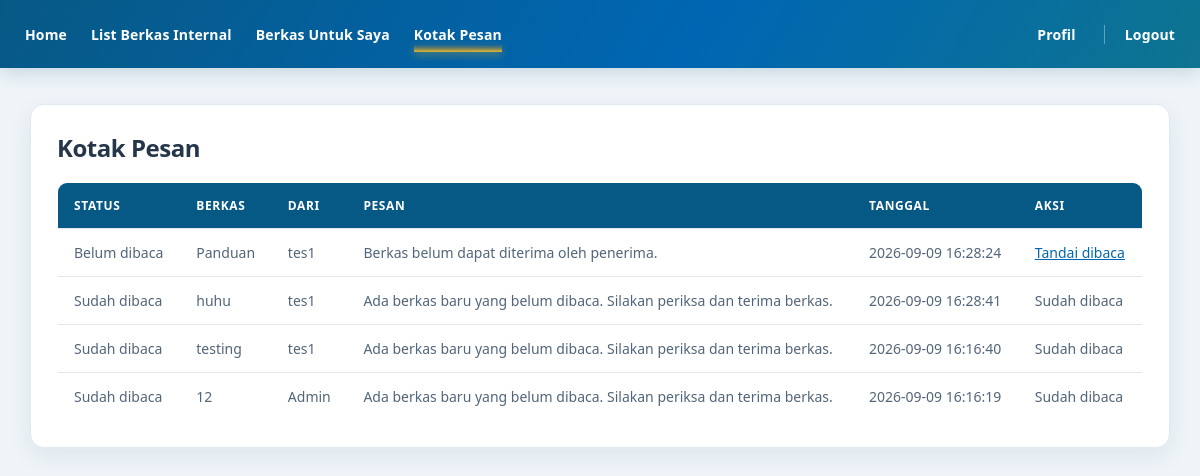
The app's page /index.php?aksi=kotakPesan (signed in) with its own data.
### tables this page shows
CREATE TABLE `pesan_berkas` (
  `id_pesan` int NOT NULL,
  `id_berkas` int NOT NULL,
  `id_pengirim` int NOT NULL,
  `id_penerima` int NOT NULL,
  `jenis` varchar(30) NOT NULL,
  `pesan` text NOT NULL,
  `sudah_dibaca` tinyint(1) NOT NULL DEFAULT '0',
  `dibuat_pada` timestamp NOT NULL DEFAULT CURRENT_TIMESTAMP
);

CREATE TABLE `berkas` (
  `id_berkas` int NOT NULL,
  `n_dokumen` varchar(255) NOT NULL,
  `tgl_kirim` datetime NOT NULL DEFAULT CURRENT_TIMESTAMP,
  `id_pengirim` int DEFAULT NULL,
  `id_tujuan` int DEFAULT NULL,
  `tujuan_semua` tinyint(1) NOT NULL DEFAULT '0',
  `tgl_terima` datetime DEFAULT NULL,
  `tujuan` varchar(20) DEFAULT NULL,
  `keterangan` text,
  `file_berkas` text,
  `status` enum('Dikirim','Diterima','Ditolak') NOT NULL DEFAULT 'Dikirim'
);

CREATE TABLE `user` (
  `id_user` int NOT NULL,
  `nama` varchar(50) NOT NULL,
  `username` varchar(50) NOT NULL,
  `password` varchar(255) NOT NULL,
  `bagian` varchar(50) NOT NULL,
  `role` enum('admin','pegawai') NOT NULL,
  `hobi` varchar(100) DEFAULT NULL,
  `makanan_favorit` varchar(100) DEFAULT NULL,
  `hewan_favorit` varchar(100) DEFAULT NULL
);

### controller/BerkasController.php (called while the page is built, shortened)
<?php
require_once "model/Berkas.php";
class BerkasController {
    public function kotakPesan() {
        $model = new Berkas();
        $pesan = $model->daftarPesan($_SESSION['id_user']);
        require_once "views/pesan.php";
    }
}
?>

### config/Koneksi.php (called while the page is built, shortened)
<?php
class Koneksi {
    public function getKoneksi() {
        $koneksi = new mysqli("localhost", "root", "", "e-berkas");
        $koneksi->query("SET time_zone = '+07:00'");
        return $koneksi;
    }
}
?>

### model/Berkas.php (called while the page is built, shortened)
<?php
require_once "config/Koneksi.php";
class Berkas {
    private $conn;
    public function __construct() {
        $db = new Koneksi();
        $this->conn = $db->getKoneksi();
        $this->pastikanStrukturBerkas();
    }
    private function pastikanStrukturBerkas() {
        $this->conn->query("ALTER TABLE `berkas`
            MODIFY `status` ENUM('Dikirim', 'Diterima', 'Ditolak')
                NOT NULL DEFAULT 'Dikirim'");
        $this->conn->query("ALTER TABLE `berkas`
            MODIFY `file_berkas` TEXT DEFAULT NULL");
        $this->conn->query("UPDATE `berkas` b
            LEFT JOIN `user` u ON b.id_tujuan = u.id_user
            SET b.id_tujuan = NULL
            WHERE b.id_tujuan IS NOT NULL AND u.id_user IS NULL");
        $this->ubahAksiHapusPengirim();
        $this->tambahForeignKeyJikaBelumAda(
            'berkas_pengirim_fk',
            'id_pengirim',
            'user',
            'id_user'
        );
        $this->tambahForeignKeyJikaBelumAda(
            'berkas_tujuan_fk',
            'id_tujuan',
            'user',
            'id_user'
        );
    }
    private function tambahForeignKeyJikaBelumAda($nama, $kolom, $tabelReferensi, $kolomReferensi) {
        $stmt = $this->conn->prepare("SELECT CONSTRAINT_NAME
            FROM information_schema.KEY_COLUMN_USAGE
            WHERE TABLE_SCHEMA = DATABASE()
            AND TABLE_NAME = 'berkas'
            AND COLUMN_NAME = ?
            AND REFERENCED_TABLE_NAME IS NOT NULL
            LIMIT 1");
        $stmt->bind_param("s", $kolom);
        $stmt->execute();
        if ($stmt->get_result()->num_rows === 0) {
            $this->conn->query("ALTER TABLE `berkas`
                ADD CONSTRAINT `$nama`
                FOREIGN KEY (`$kolom`) REFERENCES `$tabelReferensi` (`$kolomReferensi`)
                ON DELETE SET NULL ON UPDATE CASCADE");
        }
    }
    private function ubahAksiHapusPengirim() {
        $stmt = $this->conn->prepare("SELECT CONSTRAINT_NAME
            FROM information_schema.KEY_COLUMN_USAGE
            WHERE TABLE_SCHEMA = DATABASE()
            AND TABLE_NAME = 'berkas'
            AND COLUMN_NAME = 'id_pengirim'
            AND REFERENCED_TABLE_NAME = 'user'
            LIMIT 1");
        $stmt->execute();
        $fk = $stmt->get_result()->fetch_assoc();
        $namaFk = str_replace('`', '', $fk['CONSTRAINT_NAME']);
        $aturan = $this->conn->prepare("SELECT DELETE_RULE
            FROM information_schema.REFERENTIAL_CONSTRAINTS
            WHERE CONSTRAINT_SCHEMA = DATABASE() AND CONSTRAINT_NAME = ?");
        $aturan->bind_param("s", $namaFk);
        $aturan->execute();
        $dataAturan = $aturan->get_result()->fetch_assoc();
        $this->conn->query("ALTER TABLE `berkas` DROP FOREIGN KEY `$namaFk`");
        $this->conn->query("ALTER TABLE `berkas`
            ADD CONSTRAINT `berkas_pengirim_fk`
            FOREIGN KEY (`id_pengirim`) REFERENCES `user` (`id_user`)
            ON DELETE RESTRICT ON UPDATE CASCADE");
    }
    private function buatTabelKomentar() {
        $this->conn->query("CREATE TABLE IF NOT EXISTS komentar_berkas (
            id_komentar INT NOT NULL AUTO_INCREMENT,
            id_berkas INT NOT NULL,
            id_user INT NOT NULL,
            komentar TEXT NOT NULL,
            dibuat_pada TIMESTAMP NOT NULL DEFAULT CURRENT_TIMESTAMP,
            PRIMARY KEY (id_komentar),
            INDEX (id_berkas),
            INDEX (id_user)
        ) ENGINE=InnoDB DEFAULT CHARSET=utf8mb4");
    }
    private function buatTabelPesan() {
        $this->conn->query("CREATE TABLE IF NOT EXISTS pesan_berkas (
            id_pesan INT NOT NULL AUTO_INCREMENT,
            id_berkas INT NOT NULL,
            id_pengirim INT NOT NULL,
            id_penerima INT NOT NULL,
            jenis VARCHAR(30) NOT NULL,
            pesan TEXT NOT NULL,
            sudah_dibaca TINYINT(1) NOT NULL DEFAULT 0,
            dibuat_pada TIMESTAMP NOT NULL DEFAULT CURRENT_TIMESTAMP,
            PRIMARY KEY (id_pesan),
            INDEX (id_penerima),
            INDEX (id_berkas)
        ) ENGINE=InnoDB DEFAULT CHARSET=utf8mb4");
    }
    public function daftarPesan($id_user) {
        $stmt = $this->conn->prepare("SELECT pesan_berkas.*,
                berkas.n_dokumen, pengirim.nama AS nama_pengirim
                FROM pesan_berkas
                JOIN berkas ON pesan_berkas.id_berkas = berkas.id_berkas
                JOIN `user` pengirim ON pesan_berkas.id_pengirim = pengirim.id_user
                WHERE pesan_berkas.id_penerima = ?
                ORDER BY pesan_berkas.sudah_dibaca ASC,
                pesan_berkas.dibuat_pada DESC");
        $stmt->bind_param("i", $id_user);
        $stmt->execute();
        $hasil = $stmt->get_result();
        $data = [];
        while ($row = $hasil->fetch_assoc()) {
            $data[] = $row;
        }
        return $data;
    }
}
?>

### views/pesan.php (the view, shortened to what this page needs)
<!DOCTYPE html>
<html>
<head>
    <link rel="stylesheet" href="views/css/style.css?v=3">
</head>
<body>
    <div class="navbar">
        <a href="index.php?aksi=home">Home</a>
        <a href="index.php?aksi=berkas">List Berkas Internal</a>
        <a href="index.php?aksi=penerima">Berkas Untuk Saya</a>
        <a class="active" aria-current="page" href="index.php?aksi=kotakPesan">Kotak Pesan</a>
        <span>
            <a href="index.php?aksi=profile">Profil</a>
            <a href="index.php?aksi=logout">Logout</a>
        </span>
    </div>
    <div class="container">
        <div class="box">
            <h2>Kotak Pesan</h2>
            <table>
                <tr>
                    <th>Status</th>
                    <th>Berkas</th>
                    <th>Dari</th>
                    <th>Pesan</th>
                    <th>Tanggal</th>
                    <th>Aksi</th>
                </tr>
                <?php foreach ($pesan as $row) { ?>
                    <tr>
                        <td><?php echo $row['sudah_dibaca'] ? 'Sudah dibaca' : 'Belum dibaca'; ?></td>
                        <td><?php echo htmlspecialchars($row['n_dokumen']); ?></td>
                        <td><?php echo htmlspecialchars($row['nama_pengirim']); ?></td>
                        <td><?php echo nl2br(htmlspecialchars($row['pesan'])); ?></td>
                        <td><?php echo htmlspecialchars($row['dibuat_pada']); ?></td>
                        <td>
                            <?php if (!$row['sudah_dibaca']) { ?>
                                <a href="index.php?aksi=bacaPesan&id=<?php echo $row['id_pesan']; ?>">Tandai dibaca</a>
                            <?php } else { ?>
                                Sudah dibaca
                            <?php } ?>
                        </td>
                    </tr>
                <?php } ?>
            </table>
        </div>
    </div>
</body>
</html>

### views/css/style.css (style rules this page uses)
* { box-sizing: border-box; }
body { margin: 0; font-family: "Segoe UI", Arial, sans-serif; background: #eef4f8; color: #26364a; animation: muncul 0.5s ease; }
.navbar { display: flex; align-items: center; min-height: 68px; background: linear-gradient(120deg, #075985, #0066b3 58%, #0e7490); padding: 16px max(25px, calc((100% - 1200px) / 2)); color: white; box-shadow: 0 4px 18px rgba(8, 73, 107, 0.18); }
.navbar a { display: inline-block; color: white; text-decoration: none; margin-right: 24px; font-size: 14px; font-weight: 600; letter-spacing: 0.01em; position: relative; z-index: 1; transition: transform 0.2s ease, opacity 0.2s ease; }
.navbar a.active { color: #fbbf24 opacity: 1; }
.navbar a.active::after { content: ""; position: absolute; bottom: -8px; left: 0; right: 0; height: 8px;/ border-radius: 6px; background: linear-gradient( to top, rgba(251, 191, 36, 0.9) 0%, rgba(245, 158, 11, 0.4) 50%, rgba(251, 191, 36, 0) 100% ); box-shadow: 0 3px 8px rgba(251, 191, 36, 0.3); }
.navbar span { margin-left: auto; }
.navbar span a:last-child { margin-right: 0; padding-left: 20px; border-left: 1px solid rgba(255, 255, 255, 0.35); }
.container { padding: 36px 30px 48px; max-width: 1200px; margin: auto; }
.box { background: white; padding: 26px; border: 1px solid #e1eaf1; border-radius: 14px; box-shadow: 0 8px 24px rgba(25, 61, 87, 0.07); animation: naik 0.6s ease; }
.box h2 { margin-top: 0; margin-bottom: 10px; font-size: 24px; letter-spacing: -0.02em; }
.container > .box > table { border: 1px solid #e1eaf1; border-radius: 10px; overflow: hidden; }
table { width: 100%; border-collapse: collapse; margin-top: 18px; overflow: hidden; animation: tabel 0.7s ease; }
th, td { padding: 14px 16px; border-bottom: 1px solid #e5e9ef; text-align: left; }
th { background: #075985; color: white; font-size: 12px; letter-spacing: 0.05em; text-transform: uppercase; }
td { background: white; color: #526579; font-size: 14px; }
tr { transition: 0.2s; }
a { color: #0066b3; transition: 0.2s; }
h1, h2, h3 { color: #26364a; }

### records on screen
pesan_berkas: sudah_dibaca "Belum dibaca", id_berkas.n_dokumen "Panduan", user.nama "tes1", pesan "Berkas belum dapat diterima oleh penerima.", dibuat_pada "2026-09-09 16:28:24"
pesan_berkas: sudah_dibaca "Sudah dibaca", id_berkas.n_dokumen "huhu", user.nama "tes1", pesan "Ada berkas baru yang belum dibaca. Silakan periksa dan terima berkas.", dibuat_pada "2026-09-09 16:28:41"
pesan_berkas: sudah_dibaca "Sudah dibaca", id_berkas.n_dokumen "testing", user.nama "tes1", pesan "Ada berkas baru yang belum dibaca. Silakan periksa dan terima berkas.", dibuat_pada "2026-09-09 16:16:40"
pesan_berkas: sudah_dibaca "Sudah dibaca", id_berkas.n_dokumen "12", user.nama "Admin", pesan "Ada berkas baru yang belum dibaca. Silakan periksa dan terima berkas.", dibuat_pada "2026-09-09 16:16:19"
